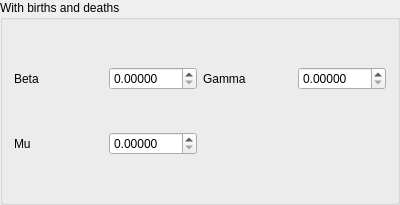
<?xml version="1.0" encoding="UTF-8"?>
<ui version="4.0">
 <class>sirwbadGroupBox</class>
 <widget class="QGroupBox" name="sirwbadGroupBox">
  <property name="geometry">
   <rect>
    <x>0</x>
    <y>0</y>
    <width>400</width>
    <height>205</height>
   </rect>
  </property>
  <property name="windowTitle">
   <string>SIR - with births and deaths</string>
  </property>
  <property name="title">
   <string>With births and deaths</string>
  </property>
  <layout class="QGridLayout" name="gridLayout">
   <item row="0" column="0">
    <widget class="QLabel" name="beta_label">
     <property name="text">
      <string>Beta</string>
     </property>
    </widget>
   </item>
   <item row="0" column="1">
    <widget class="QDoubleSpinBox" name="gammaSpinBox">
     <property name="decimals">
      <number>5</number>
     </property>
     <property name="singleStep">
      <double>0.000001000000000</double>
     </property>
    </widget>
   </item>
   <item row="0" column="2">
    <widget class="QLabel" name="gamma_label">
     <property name="text">
      <string>Gamma</string>
     </property>
    </widget>
   </item>
   <item row="0" column="3">
    <widget class="QDoubleSpinBox" name="beta_spin_box">
     <property name="decimals">
      <number>5</number>
     </property>
     <property name="singleStep">
      <double>0.000001000000000</double>
     </property>
    </widget>
   </item>
   <item row="1" column="0">
    <widget class="QLabel" name="mu_label">
     <property name="text">
      <string>Mu</string>
     </property>
    </widget>
   </item>
   <item row="1" column="1">
    <widget class="QDoubleSpinBox" name="muSpinBox">
     <property name="decimals">
      <number>5</number>
     </property>
    </widget>
   </item>
  </layout>
 </widget>
 <resources/>
 <connections/>
</ui>
